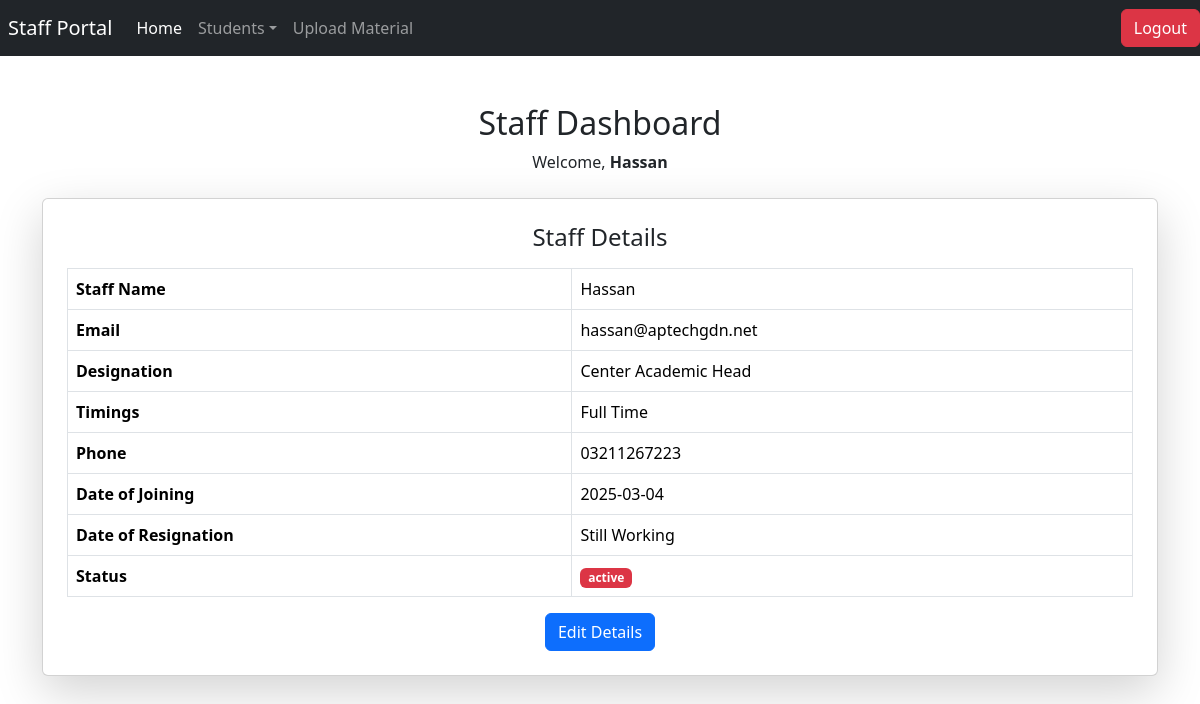
The page /Staff/staffdashboard.php (signed in) on the database as committed earlier.
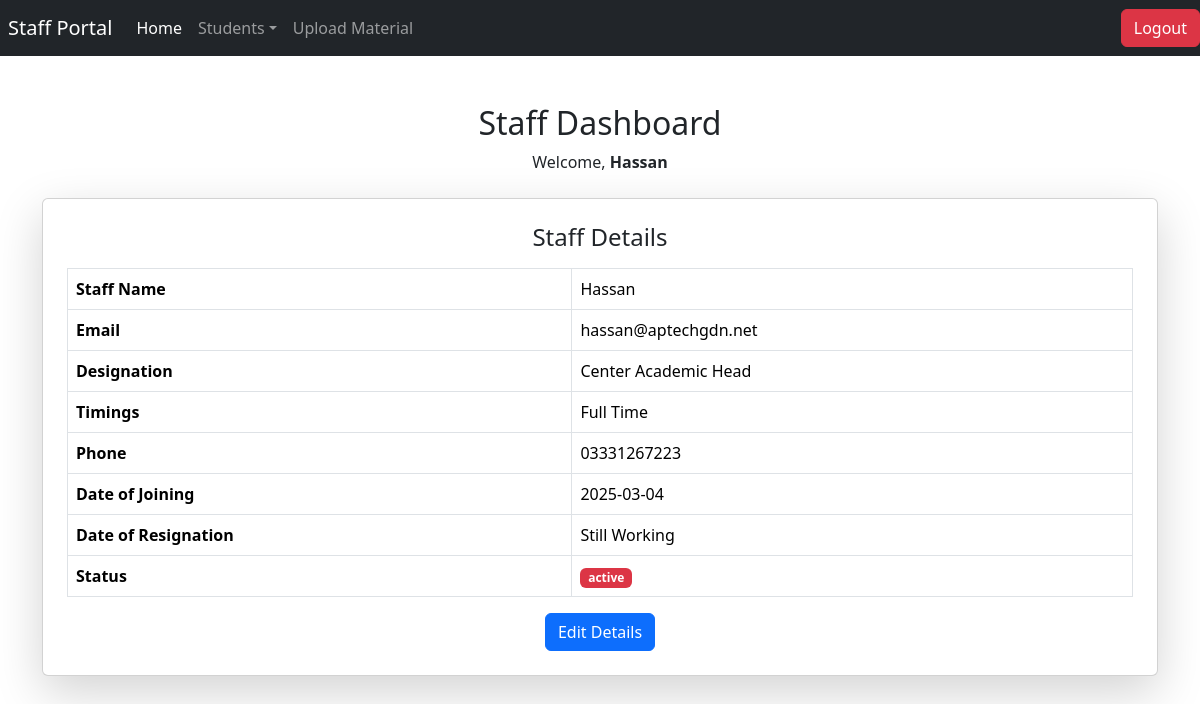
The same page on the database as committed later.
### tables this page shows
CREATE TABLE IF NOT EXISTS `staff` (
  `staffid` int NOT NULL AUTO_INCREMENT,
  `staffname` varchar(100) DEFAULT NULL,
  `staffemail` varchar(1000) DEFAULT NULL,
  `staffpassword` varchar(1000) DEFAULT NULL,
  `staffdesignation` varchar(100) DEFAULT NULL,
  `stafftimings` varchar(50) DEFAULT NULL,
  `staffphone` varchar(20) DEFAULT NULL,
  `dateofjoining` date NOT NULL,
  `dateofresignation` date DEFAULT NULL,
  `status` varchar(50) NOT NULL DEFAULT 'active',
  PRIMARY KEY (`staffid`)
);

### Staff/staffdashboard.php (the view, shortened to what this page needs)
<?php
include('../connect.php');
include('staffheader.php');
$staff_id = $_SESSION['staff_id'];
$query = "SELECT * FROM staff WHERE staffid = '$staff_id' LIMIT 1";
$result = mysqli_query($conn, $query);
$staff = mysqli_fetch_assoc($result);
?>
<div class="container mt-5">
    <h2 class="text-center">Staff Dashboard</h2>
    <p class="text-center">Welcome, <strong><?php echo $staff['staffname']; ?></strong></p>
    <div class="card shadow-lg p-4 mt-4">
        <h4 class="text-center mb-3">Staff Details</h4>
        <table class="table table-bordered">
            <tr><th>Staff Name</th><td><?php echo $staff['staffname']; ?></td></tr>
            <tr><th>Email</th><td><?php echo $staff['staffemail']; ?></td></tr>
            <tr><th>Designation</th><td><?php echo $staff['staffdesignation']; ?></td></tr>
            <tr><th>Timings</th><td><?php echo $staff['stafftimings']; ?></td></tr>
            <tr><th>Phone</th><td><?php echo $staff['staffphone']; ?></td></tr>
            <tr><th>Date of Joining</th><td><?php echo $staff['dateofjoining']; ?></td></tr>
            <tr><th>Date of Resignation</th><td><?php echo !empty($staff['dateofresignation']) ? $staff['dateofresignation'] : 'Still Working'; ?></td></tr>
            <tr>
                <th>Status</th>
                <td>
                    <span class="badge bg-<?php echo ($staff['status'] == 'Active') ? 'success' : 'danger'; ?>">
                        <?php echo $staff['status']; ?>
                    </span>
                </td>
            </tr>
        </table>
        <div class="text-center">
            <button class="btn btn-primary" data-bs-toggle="modal" data-bs-target="#editModal">Edit Details</button>
        </div>
    </div>
</div>
<?php include('stafffooter.php'); ?>

Rows that differ between the two databases and show on the page:
changed staff "Hassan": staffphone "03211267223" → "03331267223"
